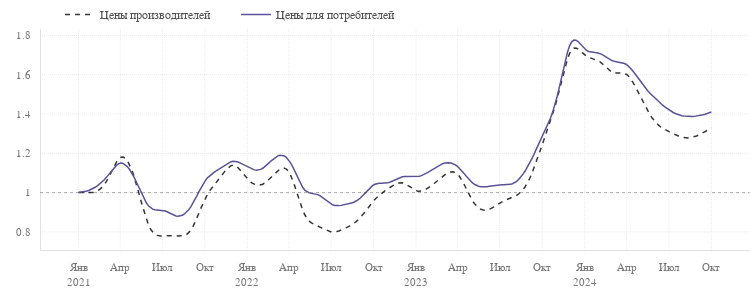

This figure's notebook cell:
### Code cell
fig = go.Figure(layout=dict(width=750, height=300))

fig.add_trace(
    go.Scatter(
        x=smoothed(normalized_by_first(eggs_raw).round(2), datetime_index=True).index,
        y=smoothed(normalized_by_first(eggs_raw).round(2),  datetime_index=True).values.ravel(),
        mode='lines', line_color=palette_pl[-5], line_dash='5px', hoverinfo='skip',
        name='Цены производителей'))
fig.add_trace(
    go.Scatter(
        x=normalized_by_first(eggs_raw).round(2).index,
        y=normalized_by_first(eggs_raw).round(2).values.ravel(),
        marker=dict(opacity=0, size=5),
        mode='markers', line_color=palette_pl[-5], showlegend=False,
        name='Цены производителей'))
fig.add_trace(
    go.Scatter(
        x=smoothed(normalized_by_first(eggs).round(2), datetime_index=True).index,
        y=smoothed(normalized_by_first(eggs).round(2),  datetime_index=True).values.ravel(),
        mode='lines', line_color=palette_pl[7], hoverinfo='skip',
        name='Цены для потребителей'))
fig.add_trace(
    go.Scatter(
        x=normalized_by_first(eggs).round(2).index,
        y=normalized_by_first(eggs).round(2).values.ravel(),
        marker=dict(opacity=0, size=5),
        mode='markers', line_color=palette_pl[7], showlegend=False,
        name='Цены для потребителей'))

fig.update_xaxes(dtick='M3', tickformat="%b<br>%Y", labelalias=xtickaliases)
fig.update_yaxes(dtick=0.2)

pl_hline(1)

fig.show(config=config)
pl_savefig(figure=fig, name='price-eggs', path=path_save_img, config=config, fmt='html')

### Figure 1 — Plotly figure (JSON) as saved in the notebook; plotly's stock layout.template omitted (floating-point values rounded to 4 significant figures; data arrays with more than 128 entries replaced by an {"elided": "..."} marker saying what was removed)
{"data": [{"hoverinfo": "skip", "line": {"color": "#353535", "dash": "5px"}, "mode": "lines", "name": "Цены производителей", "type": "scatter", "x": {"elided": "300 str values"}, "y": {"elided": "300 float values"}}, {"line": {"color": "#353535"}, "marker": {"opacity": 0, "size": 5}, "mode": "markers", "name": "Цены производителей", "showlegend": false, "type": "scatter", "x": ["2021-01-01T00:00:00", "2021-02-01T00:00:00", "2021-03-01T00:00:00", "2021-04-01T00:00:00", "2021-05-01T00:00:00", "2021-06-01T00:00:00", "2021-07-01T00:00:00", "2021-08-01T00:00:00", "2021-09-01T00:00:00", "2021-10-01T00:00:00", "2021-11-01T00:00:00", "2021-12-01T00:00:00", "2022-01-01T00:00:00", "2022-02-01T00:00:00", "2022-03-01T00:00:00", "2022-04-01T00:00:00", "2022-05-01T00:00:00", "2022-06-01T00:00:00", "2022-07-01T00:00:00", "2022-08-01T00:00:00", "2022-09-01T00:00:00", "2022-10-01T00:00:00", "2022-11-01T00:00:00", "2022-12-01T00:00:00", "2023-01-01T00:00:00", "2023-02-01T00:00:00", "2023-03-01T00:00:00", "2023-04-01T00:00:00", "2023-05-01T00:00:00", "2023-06-01T00:00:00", "2023-07-01T00:00:00", "2023-08-01T00:00:00", "2023-09-01T00:00:00", "2023-10-01T00:00:00", "2023-11-01T00:00:00", "2023-12-01T00:00:00", "2024-01-01T00:00:00", "2024-02-01T00:00:00", "2024-03-01T00:00:00", "2024-04-01T00:00:00", "2024-05-01T00:00:00", "2024-06-01T00:00:00", "2024-07-01T00:00:00", "2024-08-01T00:00:00", "2024-09-01T00:00:00", "2024-10-01T00:00:00"], "y": [1, 1, 1.06, 1.18, 1.07, 0.83, 0.78, 0.78, 0.81, 0.97, 1.07, 1.14, 1.07, 1.04, 1.1, 1.1, 0.9, 0.83, 0.8, 0.82, 0.87, 0.96, 1.02, 1.05, 1.01, 1.03, 1.09, 1.09, 0.96, 0.91, 0.95, 0.98, 1.06, 1.25, 1.47, 1.72, 1.7, 1.67, 1.61, 1.6, 1.48, 1.36, 1.31, 1.28, 1.29, 1.33]}, {"hoverinfo": "skip", "line": {"color": "#595299"}, "mode": "lines", "name": "Цены для потребителей", "type": "scatter", "x": {"elided": "300 str values"}, "y": {"elided": "300 float values"}}, {"line": {"color": "#595299"}, "marker": {"opacity": 0, "size": 5}, "mode": "markers", "name": "Цены для потребителей", "showlegend": false, "type": "scatter", "x": ["2021-01-01T00:00:00", "2021-02-01T00:00:00", "2021-03-01T00:00:00", "2021-04-01T00:00:00", "2021-05-01T00:00:00", "2021-06-01T00:00:00", "2021-07-01T00:00:00", "2021-08-01T00:00:00", "2021-09-01T00:00:00", "2021-10-01T00:00:00", "2021-11-01T00:00:00", "2021-12-01T00:00:00", "2022-01-01T00:00:00", "2022-02-01T00:00:00", "2022-03-01T00:00:00", "2022-04-01T00:00:00", "2022-05-01T00:00:00", "2022-06-01T00:00:00", "2022-07-01T00:00:00", "2022-08-01T00:00:00", "2022-09-01T00:00:00", "2022-10-01T00:00:00", "2022-11-01T00:00:00", "2022-12-01T00:00:00", "2023-01-01T00:00:00", "2023-02-01T00:00:00", "2023-03-01T00:00:00", "2023-04-01T00:00:00", "2023-05-01T00:00:00", "2023-06-01T00:00:00", "2023-07-01T00:00:00", "2023-08-01T00:00:00", "2023-09-01T00:00:00", "2023-10-01T00:00:00", "2023-11-01T00:00:00", "2023-12-01T00:00:00", "2024-01-01T00:00:00", "2024-02-01T00:00:00", "2024-03-01T00:00:00", "2024-04-01T00:00:00", "2024-05-01T00:00:00", "2024-06-01T00:00:00", "2024-07-01T00:00:00", "2024-08-01T00:00:00", "2024-09-01T00:00:00", "2024-10-01T00:00:00"], "y": [1, 1.02, 1.08, 1.15, 1.07, 0.93, 0.91, 0.88, 0.93, 1.06, 1.12, 1.16, 1.13, 1.12, 1.18, 1.16, 1.02, 0.99, 0.94, 0.94, 0.97, 1.04, 1.05, 1.08, 1.08, 1.11, 1.15, 1.13, 1.05, 1.03, 1.04, 1.05, 1.14, 1.29, 1.48, 1.76, 1.73, 1.71, 1.67, 1.65, 1.56, 1.48, 1.42, 1.39, 1.39, 1.41]}], "layout": {"height": 300, "shapes": [{"line": {"color": "black", "dash": "3px", "width": 1}, "opacity": 0.3, "type": "line", "x0": 0, "x1": 1, "xref": "x domain", "y0": 1, "y1": 1, "yref": "y"}], "width": 750, "xaxis": {"dtick": "M3", "labelalias": {"Apr<br>2021": "Апр", "Apr<br>2022": "Апр", "Apr<br>2023": "Апр", "Apr<br>2024": "Апр", "Aug<br>2021": "Авг", "Aug<br>2022": "Авг", "Aug<br>2023": "Авг", "Aug<br>2024": "Авг", "Dec<br>2021": "Дек", "Dec<br>2022": "Дек", "Dec<br>2023": "Дек", "Dec<br>2024": "Дек", "Feb<br>2021": "Фев", "Feb<br>2022": "Фев", "Feb<br>2023": "Фев", "Feb<br>2024": "Фев", "Jan<br>2021": "Янв<br>2021", "Jan<br>2022": "Янв<br>2022", "Jan<br>2023": "Янв<br>2023", "Jan<br>2024": "Янв<br>2024", "Jul<br>2021": "Июл", "Jul<br>2022": "Июл", "Jul<br>2023": "Июл", "Jul<br>2024": "Июл", "Jun<br>2021": "Июн", "Jun<br>2022": "Июн", "Jun<br>2023": "Июн", "Jun<br>2024": "Июн", "Mar<br>2021": "Мар", "Mar<br>2022": "Мар", "Mar<br>2023": "Мар", "Mar<br>2024": "Мар", "May<br>2021": "Май", "May<br>2022": "Май", "May<br>2023": "Май", "May<br>2024": "Май", "Nov<br>2021": "Ноя", "Nov<br>2022": "Ноя", "Nov<br>2023": "Ноя", "Nov<br>2024": "Ноя", "Oct<br>2021": "Окт", "Oct<br>2022": "Окт", "Oct<br>2023": "Окт", "Oct<br>2024": "Окт", "Sep<br>2021": "Сен", "Sep<br>2022": "Сен", "Sep<br>2023": "Сен", "Sep<br>2024": "Сен"}, "tickformat": "%b<br>%Y"}, "yaxis": {"dtick": 0.2}}}
